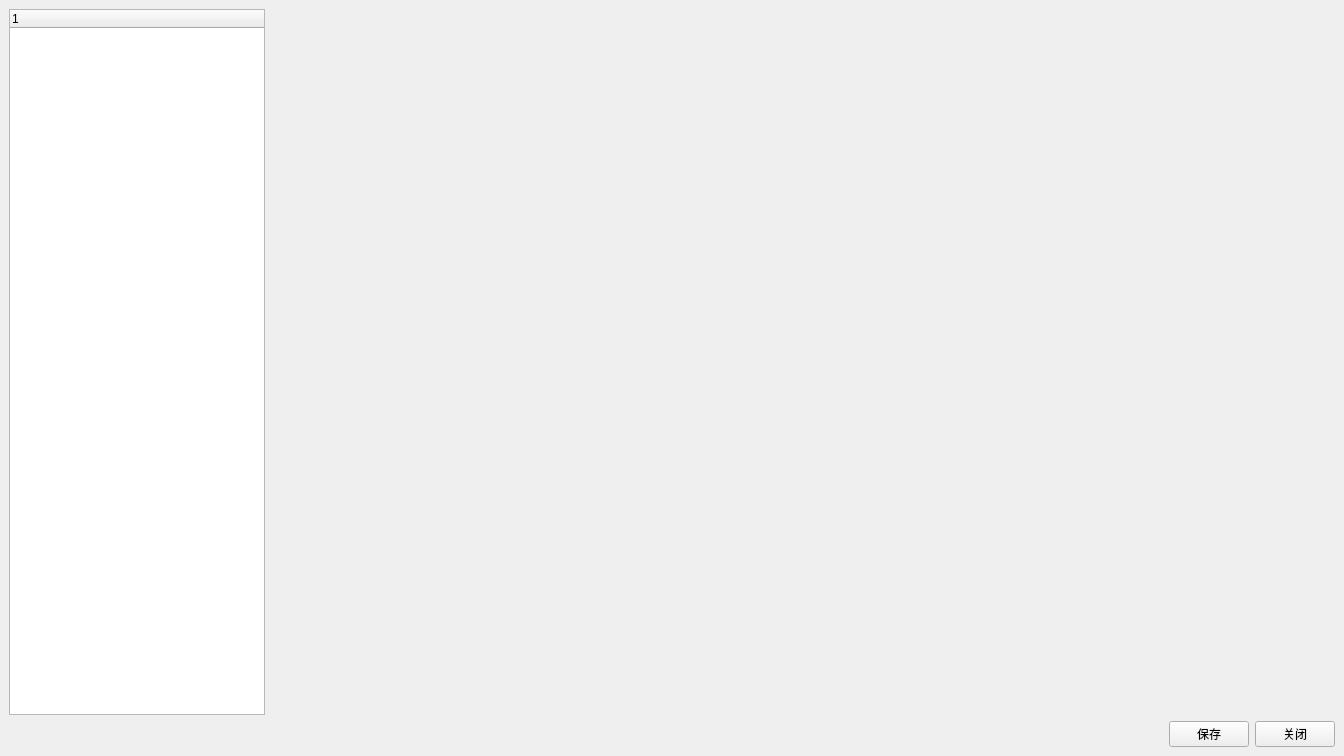
<?xml version="1.0" encoding="UTF-8"?>
<ui version="4.0">
 <class>AddParamMacroDialog</class>
 <widget class="QWidget" name="AddParamMacroDialog">
  <property name="geometry">
   <rect>
    <x>0</x>
    <y>0</y>
    <width>1344</width>
    <height>756</height>
   </rect>
  </property>
  <property name="windowTitle">
   <string>Form</string>
  </property>
  <layout class="QVBoxLayout" name="verticalLayout">
   <property name="leftMargin">
    <number>9</number>
   </property>
   <property name="topMargin">
    <number>9</number>
   </property>
   <property name="rightMargin">
    <number>9</number>
   </property>
   <property name="bottomMargin">
    <number>9</number>
   </property>
   <item>
    <layout class="QHBoxLayout" name="horizontalLayout" stretch="0,1">
     <item>
      <widget class="QTreeWidget" name="paramMacroModeTreeWidget">
       <property name="sizePolicy">
        <sizepolicy hsizetype="Expanding" vsizetype="Expanding">
         <horstretch>0</horstretch>
         <verstretch>0</verstretch>
        </sizepolicy>
       </property>
       <column>
        <property name="text">
         <string notr="true">1</string>
        </property>
       </column>
      </widget>
     </item>
     <item>
      <widget class="QStackedWidget" name="contentStackWidget">
       <property name="sizePolicy">
        <sizepolicy hsizetype="Expanding" vsizetype="Expanding">
         <horstretch>0</horstretch>
         <verstretch>0</verstretch>
        </sizepolicy>
       </property>
       <property name="font">
        <font>
         <family>Microsoft YaHei UI</family>
        </font>
       </property>
       <property name="focusPolicy">
        <enum>Qt::StrongFocus</enum>
       </property>
      </widget>
     </item>
    </layout>
   </item>
   <item>
    <layout class="QHBoxLayout" name="horizontalLayout_3">
     <item>
      <spacer name="horizontalSpacer_2">
       <property name="orientation">
        <enum>Qt::Horizontal</enum>
       </property>
       <property name="sizeHint" stdset="0">
        <size>
         <width>40</width>
         <height>20</height>
        </size>
       </property>
      </spacer>
     </item>
     <item>
      <widget class="QPushButton" name="okBtn">
       <property name="text">
        <string>保存</string>
       </property>
      </widget>
     </item>
     <item>
      <widget class="QPushButton" name="cancelBtn">
       <property name="text">
        <string>关闭</string>
       </property>
      </widget>
     </item>
    </layout>
   </item>
  </layout>
 </widget>
 <resources/>
 <connections/>
</ui>
